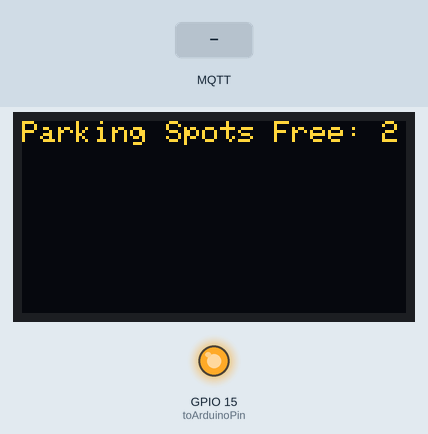
Recording of a sketch running on a simulated ESP8266 (NodeMCU). Shown: 128×64 one-colour display, output pins drawn as LEDs (lit = HIGH). Inputs (shaded band) come from the test bench. The OLED is the two-colour kind (top 16 rows yellow); WiFi joins after 1.5 s; servers stay silent unless stated; no MQTT or app messages arrive unless stated; what the sketch prints to the serial monitor is not drawn.

Above: at 3.9 s.
4.0 s: MQTT message "parkingOneFree" arrives on the first subscribed topic
At 4.8 s:
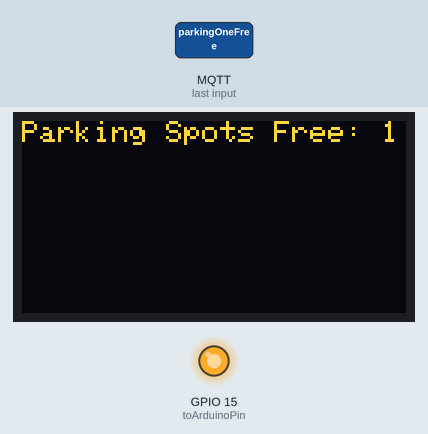
5.5 s: MQTT message "parkingTwoFree" arrives on the first subscribed topic
At 6.0 s:
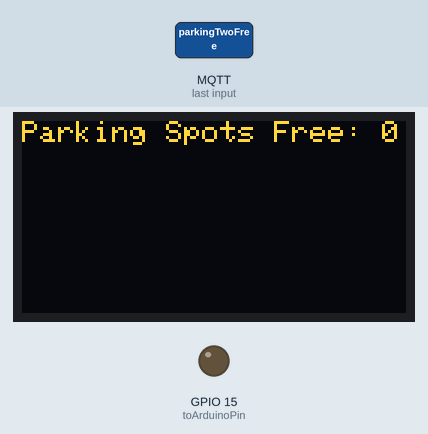
Timing chart, 0 to 8.5 s (numbered marks = the images above; inputs shaded):
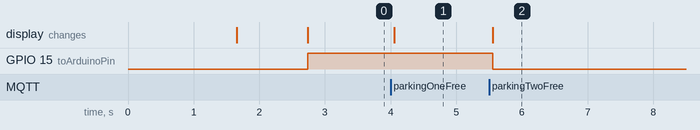

The sketch:

Final_Project_Huzzah.ino
```cpp
#include <ESP8266WiFi.h>
#include <PubSubClient.h>
#include <ArduinoJson.h>
#include <SPI.h>
#include <Wire.h>
#include <Adafruit_GFX.h>
#include <Adafruit_SSD1306.h>

Adafruit_SSD1306 display = Adafruit_SSD1306();

int count = 0;
int parkingOneFree = 1;
int parkingTwoFree = 1;
int parkingIndex;
int toArduinoPin = 15;
String parkingData;
String parkingDataType;
String payloadReceived;
const char* ssid     = "RedRover";
const char* password = "";

//const char* host = "firefly03.cs.cornell.edu";
//uint16_t    host_port = 30000;

// MQTT - Artik Cloud Server params
char mqttCloudServer[]     = "api.artik.cloud"; // Server
int  mqttCloudPort         = 8883; // MQTT Port
char mqttCloudClientName[] = "Parking Sensor"; // Any Name
char mqttCloudUsername[]   = "7d6e199242fd43cdb8722f579228b5e6"; // DEVICE ID
char mqttCloudPassword[]   = "1142cca8239146d090e9f2d29aa2cd20"; //  DEVICE TOKEN
char mqttCloudTopic[]      = "/v1.1/messages/7d6e199242fd43cdb8722f579228b5e6"; // (/v1.1/messages/"DEVICE ID")

char buf[200]; // Json Data to Artik Cloud

WiFiClientSecure ipCloudStack;
//MQTTClient mqttCloudClient;
//PubSubClient mqttClient(ipCloudStack);
WiFiClientSecure SSL_ESP; // ESP SSL Connection to Artik cloud

WiFiClientSecure espClient;
PubSubClient client(espClient);

void callback(char* topic, byte* payload, unsigned int len) {
  payloadReceived = "";
  Serial.print("Message arrived in topic: ");
  Serial.println(topic);

  Serial.print("Message: ");
  for (int i = 0; i < len; i++) {
    Serial.print((char)payload[i]);
    payloadReceived = payloadReceived + (char)payload[i];
  }
  Serial.println();
  Serial.println("------------------------------");
  parkingIndex = payloadReceived.indexOf("parking");
  parkingDataType = payloadReceived.substring(parkingIndex, parkingIndex + 14);
  parkingData = payloadReceived.substring(parkingIndex + 17, parkingIndex + 18);
  if (parkingDataType == "parkingOneFree") {
    parkingOneFree = parkingData.toInt();
  }
  else if (parkingDataType == "parkingTwoFree") {
    parkingTwoFree = parkingData.toInt();
  }
  Serial.println("Data Received");
  Serial.println(parkingDataType);
  Serial.println(parkingData);

}

void setup() {
  pinMode(toArduinoPin, OUTPUT);

  Serial.begin(115200);
  delay(100);

  Serial.println();
  Serial.println();
  Serial.print("Connecting to ");
  Serial.println(ssid);

  WiFi.begin(ssid, password);

  while (WiFi.status() != WL_CONNECTED) {
    delay(500);
    Serial.print(".");
  }

  Serial.println("");
  Serial.println("WiFi connected. IP address:");
  Serial.println(WiFi.localIP());
  //initMQTT();
  //mqttCloudClient.begin(mqttCloudServer, mqttCloudPort, ipCloudStack);
  //mqttCloudClient.connect(mqttCloudClientName, mqttCloudUsername, mqttCloudPassword);
  //MQTT_Artik_Client.begin(Artik_Cloud_Server, Artik_Cloud_Port, SSL_ESP); // Connect to Artik Server

  client.setServer(mqttCloudServer, mqttCloudPort);
  client.setCallback(callback);

  while (!client.connected()) {
    Serial.println("Connecting to MQTT...");
    if (client.connect("ESP8266Client", mqttCloudUsername, mqttCloudPassword)) {
      Serial.println("connected");
    } else {
      Serial.print("failed with state");
      Serial.print(client.state());
      delay(2000);
    }
  }
  //client.publish("parking/parkingTwoFree", "3",1);
  client.subscribe("/v1.1/actions/7d6e199242fd43cdb8722f579228b5e6");
  display.begin(SSD1306_SWITCHCAPVCC, 0x3C);
  display.clearDisplay();
  display.display();
  delay(1000);

}

void loop() {

  client.loop();
  display.clearDisplay();
  display.setTextSize(1);
  display.setTextColor(WHITE);
  display.setCursor(0, 0);
  count = parkingOneFree + parkingTwoFree;
  display.println("Parking Spots Free: " + (String)count);
  display.display();
  //Serial.println(host);
  if (count > 0) {
    digitalWrite(toArduinoPin, HIGH);
  }
  else {
    digitalWrite(toArduinoPin, LOW);
  }

  // make sure the TCP connection is still alive.
  if (client.connected() == 0) {
    Serial.println("Disconnected. Retrying in 3 seconds...");
    delay(3000);
    return;
  }


}
```

Measured:
- after the input at 4.0 s, the display: changes after 0.06 s (image 1)
- after the input at 5.5 s, GPIO 15 (toArduinoPin): HIGH → LOW after 0.06 s; the display: first differs from a run without the input after 0.06 s (image 2)
